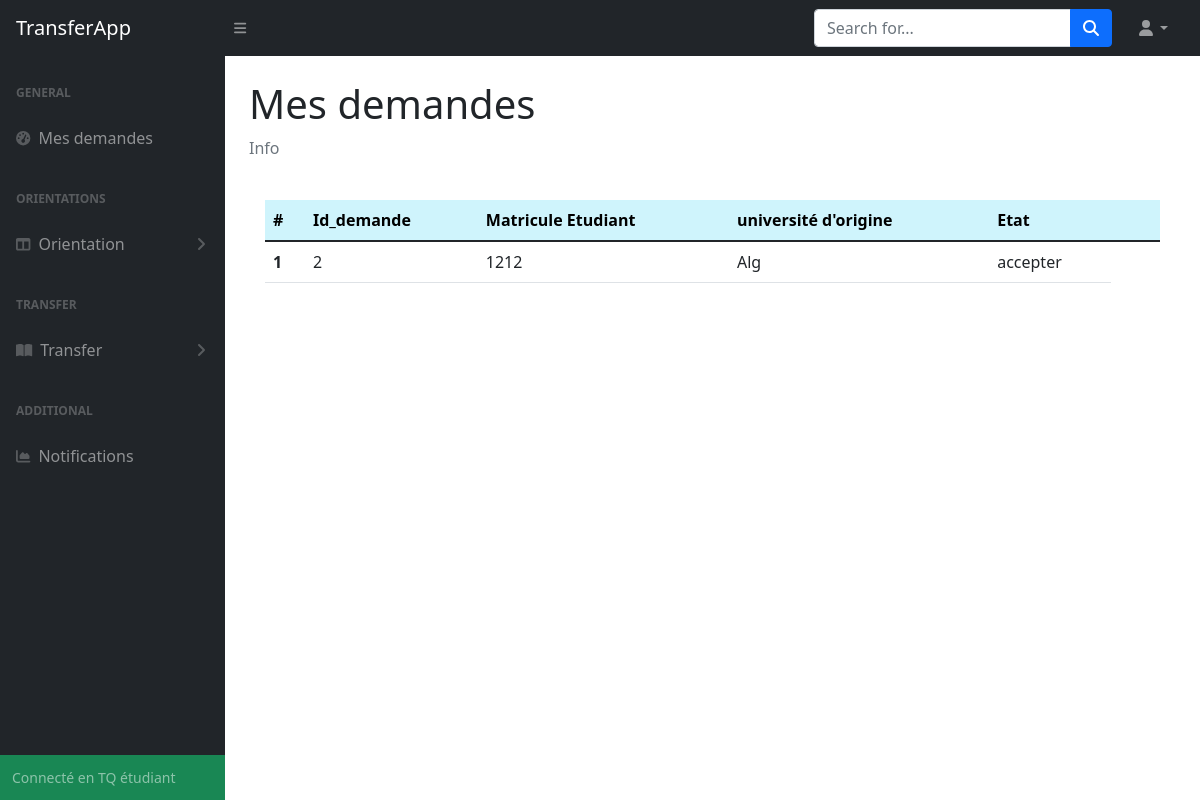
The app's page /etudiant (signed in), older data.
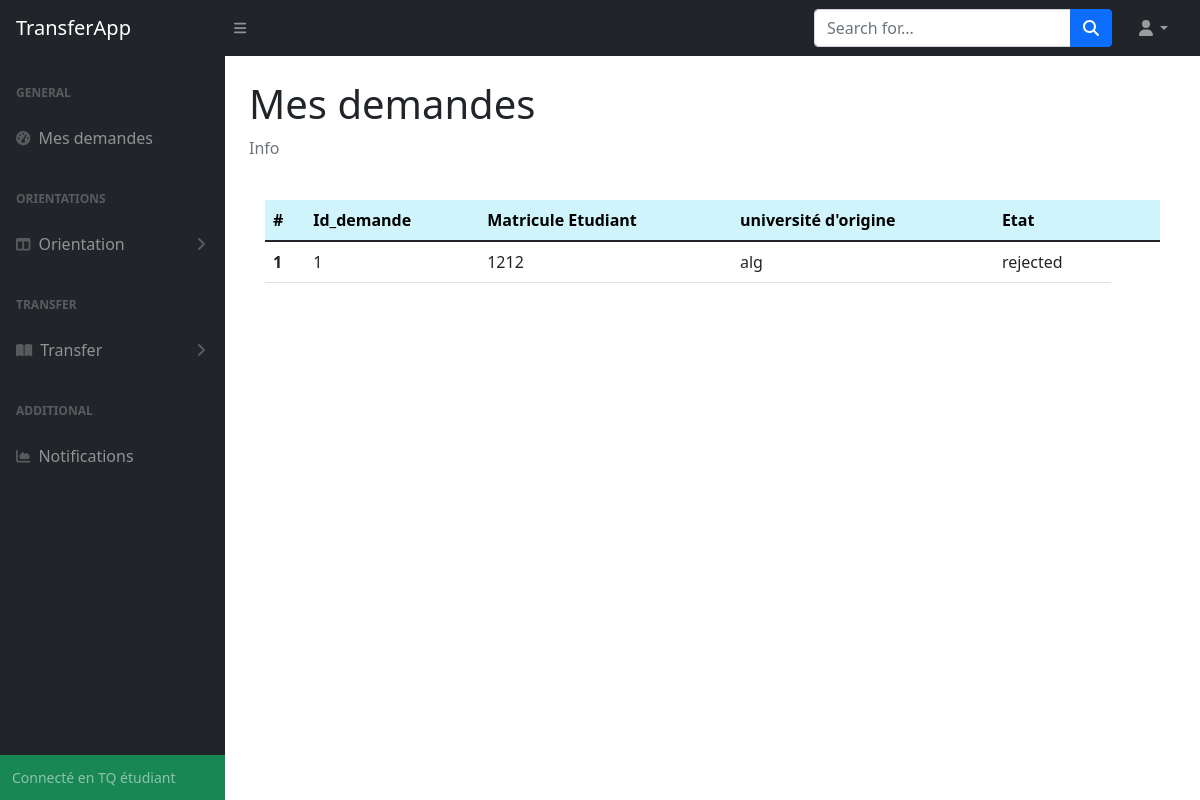
The same page, newer data.
### tables this page shows
CREATE TABLE "transfer_request" (
	"matricule"	INTEGER NOT NULL,
	"id_transfer"	INTEGER NOT NULL,
	"moyen_bac"	REAL NOT NULL,
	"filiere_bac"	TEXT NOT NULL,
	"niveau-etude"	TEXT NOT NULL,
	"date_premier_insc"	TEXT NOT NULL,
	"annee_bac"	INTEGER NOT NULL,
	"univ_origin"	TEXT NOT NULL,
	"conge_academic"	INTEGER NOT NULL,
	"etat"	TEXT NOT NULL,
	"choix1"	INTEGER NOT NULL,
	"choix2"	INTEGER NOT NULL,
	"choix3"	INTEGER NOT NULL,
	"choix4"	INTEGER NOT NULL,
	PRIMARY KEY("matricule"),
	FOREIGN KEY("choix4") REFERENCES "specialite"("id"),
	FOREIGN KEY("id_transfer") REFERENCES "transfer"("id"),
	FOREIGN KEY("matricule") REFERENCES "etudiant"("matricule"),
	FOREIGN KEY("choix2") REFERENCES "specialite"("id"),
	FOREIGN KEY("choix3") REFERENCES "specialite"("id"),
	FOREIGN KEY("choix1") REFERENCES "specialite"("id")
);

### App.py (the view)
@app.route('/etudiant')
def Student_index():
    if session.get("email") != None:
        StudentInfo = db.getStudentInfoByEmail(session.get("email"))
        matricule = StudentInfo[0]
        if db.getAllTransferRequests(matricule) != None:
            data = db.getAllTransferRequests(matricule)
            db.closeConnection()
            return render_template('etudiant/index.html', data = data)
        return render_template('etudiant/index.html')
    return redirect(url_for('login'))

### database_api.py (called while the page is built)
def closeConnection():
    print("closing connection...")
    con.close

def getStudentInfoByEmail(email):
    try:
        cursor.execute('select * from etudiant where email=:email',{'email':email})
    except Error as e:
        print(e)
        return None
    else:
        res = cursor.fetchone()
        return res

### templates/etudiant/index.html (shortened to what this page needs)
{% extends "etudiant/base.html" %}
{% block content %}
    <main>
        <div class="container-fluid px-4">
            <h1 class="mt-4">Mes demandes</h1>
            <ol class="breadcrumb mb-4">
                <li class="breadcrumb-item active">Info</li>
            </ol>
            <div class="card-body">
                <table class="table">
                    <thead>
                      <tr>
                        <th scope="col" class="table-info">#</th>
                        <th scope="col" class="table-info">Id_demande</th>
                        <th scope="col" class="table-info">Matricule Etudiant</th>
                        <th scope="col" class="table-info">université d'origine</th>
                        <th scope="col" class="table-info">Etat</th>
                        <th scope="col" class="table-info"></th>
                        <th scope="col" class="table-info"></th>
                      </tr>
                    </thead>
                    <tbody>
                        {% for item in data %}
                        <tr>
                            <th scope="row">{{data.index(item) + 1 }}</th>
                            <td>{{item['transfer_id']}}</td>
                            <td>{{item['matricule']}}</td>
                            <td>{{item['univ_origin']}}</td>
                            <td>{{item['etat']}}</td>
                        </tr>
                        {% endfor %}
                    </tbody>
                  </table>
            </div>
            </div>
        </div>
{% endblock content %}

Row changes from the older to the newer data that the page shows:
changed transfer_request id 1212: transfer_id "2" → "1"; univ_origin "Alg" → "alg"; etat "accepter" → "rejected"
